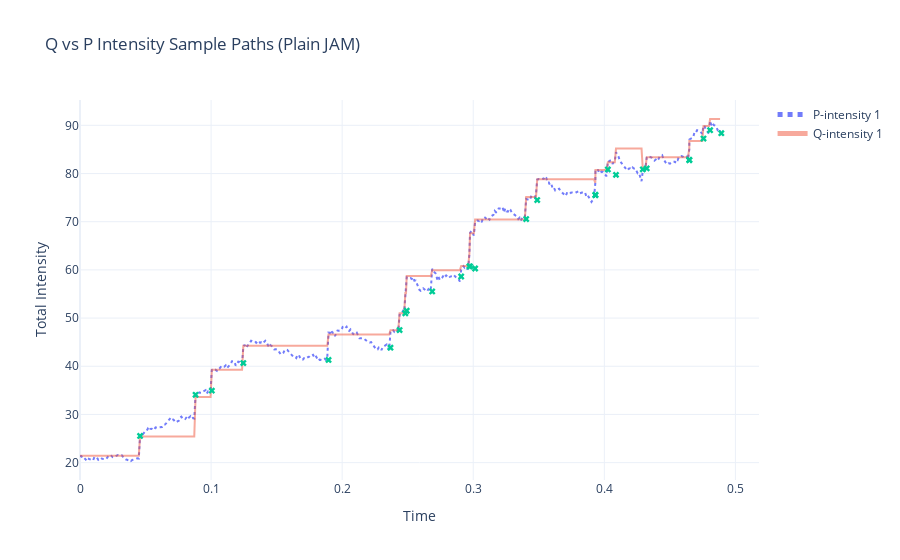

Source (notebook cell):
### Code cell
params = draw_params(N=100, J=3, seed=42)
simulator = MonteCarloSimulator(params)

results = simulator.run_simulation(n_paths=50000, T=1.0, dt_max=0.001, base_seed=42)
simulator.plot_results(results)
simulator.plot_sample_intensity_paths(T=0.5, dt_max=0.001, n_paths=1, seed=42)

### Figure 1 — Plotly figure (JSON) as saved in the notebook; plotly's stock layout.template omitted (floating-point values rounded to 4 significant figures; data arrays with more than 128 entries replaced by an {"elided": "..."} marker saying what was removed)
{"data": [{"line": {"dash": "dot"}, "mode": "lines", "name": "P-intensity 1", "opacity": 0.9, "type": "scatter", "x": {"elided": "505 float values"}, "y": {"elided": "505 float values"}}, {"line": {"width": 2}, "mode": "lines", "name": "Q-intensity 1", "opacity": 0.5, "type": "scatter", "x": {"elided": "505 float values"}, "y": {"elided": "505 float values"}}, {"marker": {"size": 6, "symbol": "x"}, "mode": "markers", "name": "Jumps 1", "showlegend": false, "type": "scatter", "x": [0.04584, 0.08816, 0.1006, 0.1246, 0.1896, 0.2369, 0.2438, 0.2482, 0.2492, 0.2687, 0.2908, 0.2971, 0.2976, 0.3014, 0.3404, 0.3488, 0.3932, 0.3932, 0.4027, 0.4089, 0.4294, 0.4323, 0.4648, 0.4649, 0.4757, 0.4807, 0.4892], "y": [25.54, 34.08, 34.94, 40.67, 41.31, 43.86, 47.51, 51.0, 51.52, 55.53, 58.63, 60.73, 60.73, 60.29, 70.55, 74.49, 75.54, 75.54, 80.85, 79.73, 80.87, 81.07, 82.8, 82.8, 87.26, 88.99, 88.37]}], "layout": {"hovermode": "closest", "legend": {"itemsizing": "constant"}, "title": {"text": "Q vs P Intensity Sample Paths (Plain JAM)"}, "xaxis": {"title": {"text": "Time"}}, "yaxis": {"title": {"text": "Total Intensity"}}}}
